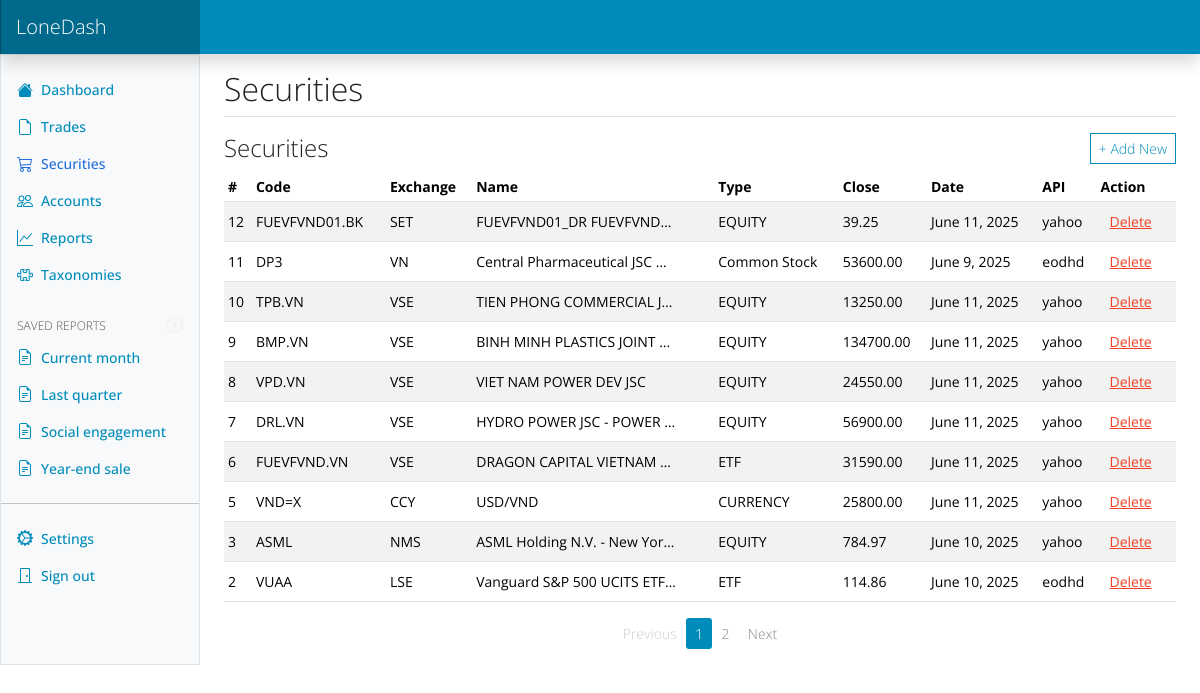
Screenshot of /securities/ (signed in) with the database file from the repository.
### dash/models.py (models this page shows, shortened)
class Security(models.Model):
    user = models.ForeignKey(User, on_delete=models.CASCADE, related_name='security')
    code = models.CharField(max_length=20)
    exchange = models.CharField(max_length=20)
    name = models.CharField(max_length=255)
    type = models.CharField(max_length=255, blank=True)
    isin = models.CharField(max_length=20, blank=True)
    close = models.DecimalField(max_digits=16, decimal_places=2, default=0)
    date = models.DateField(default=date.today)
    api_source = models.CharField(max_length=50, blank=True, null=True)
    industry = models.CharField(max_length=100, blank=True)
    sector = models.CharField(max_length=100, blank=True)
    website = models.URLField(blank=True)
    description = models.TextField(blank=True)
    class Meta:
        constraints = [
            models.UniqueConstraint(fields=['user', 'code'], name='unique_user_code')
        ]
        indexes = [
            models.Index(fields=['user', 'code']),
        ]

### dash/views.py (the view)
# urls.py: path('securities/', securities_view, name='securities'),
def securities_view(request):
    latest_prices = SecurityPrice.objects.filter(
        security=OuterRef('pk')
    ).order_by('-date')
    securities_list = Security.objects.filter(user=request.user).annotate(
        last_close=Subquery(latest_prices.values('close')[:1]),
        last_close_date=Subquery(latest_prices.values('date')[:1])
    ).order_by('-id')
    securities_paginator = Paginator(securities_list, 10)
    securities_page = securities_paginator.get_page(request.GET.get('page'))
    svg_content = get_icons_svg()
    return render(request, "securities.html", {
        'icons_svg': svg_content,
        'securities': securities_page,
        'active_page': "securities"
    })

### dash/views.py (called while the page is built)
def get_icons_svg():
    current_dir = os.path.dirname(__file__)
    svg_path = os.path.join(current_dir, 'static', 'icons', 'icons.svg')
    with open(svg_path, 'r', encoding='utf-8') as f:
        return f.read()

### dash/templates/securities.html (shortened to what this page needs)
{% extends "base.html" %}
{% block content %}
<main class="col-md-9 ms-sm-auto col-lg-10 px-md-4">
    <div
        class="d-flex justify-content-between flex-wrap flex-md-nowrap align-items-center pt-3 pb-2 mb-3 border-bottom">
        <h2 class="mb-0">Securities</h2>
    </div>
    <div class="d-flex justify-content-between align-items-center mb-2">
        <h4 class="mb-0">Securities</h4>
        <button type="button" class="btn btn-sm btn-outline-primary" id="btn-add-security">+ Add New</button>
    </div>
    <div class="table-responsive small">
        <table class="table table-striped table-sm table-hover">
            <thead>
                <tr>
                    <th scope="col">#</th>
                    <th scope="col">Code</th>
                    <th scope="col">Exchange</th>
                    <th scope="col">Name</th>
                    <th scope="col">Type</th>
                    <th scope="col">Close</th>
                    <th scope="col">Date</th>
                    <th scope="col">API</th>
                    <th scope="col">Action</th>
                </tr>
            </thead>
            <tbody>
                {% for security in securities %}
                <tr>
                    <td>{{ security.id }}</td>
                    <td>{{ security.code }}</td>
                    <td>{{ security.exchange }}</td>
                    <td><div title="{{ security.name }}" class="truncate-col">{{ security.name }}</div></td>
                    <td>{{ security.type}}</td>
                    <td>{{ security.last_close|floatformat:2 }}</td>
                    <td>{{ security.last_close_date  }}</td>
                    <td>{{ security.api_source}}</td>
                    <td>
                        <button class="btn btn-sm btn-link text-danger btn-delete-security"
                            data-id="{{ security.id }}">Delete</button>
                    </td>
                </tr>
                {% empty %}
                <tr>
                    <td colspan="9" class="text-center">No security found.</td>
                </tr>
                {% endfor %}
            </tbody>
        </table>
    </div>
    <nav>
        <ul class="pagination pagination-sm justify-content-center">
            {% if securities.has_previous %}
            <li class="page-item">
                <a class="page-link" href="?page={{ securities.previous_page_number }}">Previous</a>
            </li>
            {% else %}
            <li class="page-item disabled"><span class="page-link">Previous</span></li>
            {% endif %}
            {% for num in securities.paginator.page_range %}
            <li class="page-item {% if securities.number == num %}active{% endif %}">
                <a class="page-link" href="?page={{ num }}">{{ num }}</a>
            </li>
            {% endfor %}
            {% if securities.has_next %}
            <li class="page-item">
                <a class="page-link" href="?page={{ securities.next_page_number }}">Next</a>
            </li>
            {% else %}
            <li class="page-item disabled"><span class="page-link">Next</span></li>
            {% endif %}
        </ul>
    </nav>
</main>
{% endblock %}
{% block page_scripts %}
{% load static %}
{% endblock %}

### dash/static/css/style.css (style rules this page uses)
.table td { vertical-align: middle; }
.truncate-col { max-width: 200px; white-space: nowrap; overflow: hidden; text-overflow: ellipsis; }

### rows the page displays
Security: id "12", code "FUEVFVND01.BK", exchange "SET", name "FUEVFVND01_DR FUEVFVND…", type "EQUITY", last_close "39.25", last_close_date "June 11, 2025", api_source "yahoo"
Security: id "11", code "DP3", exchange "VN", name "Central Pharmaceutical JSC…", type "Common Stock", last_close "53600.00", last_close_date "June 9, 2025", api_source "eodhd"
Security: id "10", code "TPB.VN", exchange "VSE", name "TIEN PHONG COMMERCIAL J…", type "EQUITY", last_close "13250.00", last_close_date "June 11, 2025", api_source "yahoo"
Security: id "9", code "BMP.VN", exchange "VSE", name "BINH MINH PLASTICS JOINT…", type "EQUITY", last_close "134700.00", last_close_date "June 11, 2025", api_source "yahoo"
Security: id "8", code "VPD.VN", exchange "VSE", name "VIET NAM POWER DEV JSC", type "EQUITY", last_close "24550.00", last_close_date "June 11, 2025", api_source "yahoo"
Security: id "7", code "DRL.VN", exchange "VSE", name "HYDRO POWER JSC - POWER…", type "EQUITY", last_close "56900.00", last_close_date "June 11, 2025", api_source "yahoo"
Security: id "6", code "FUEVFVND.VN", exchange "VSE", name "DRAGON CAPITAL VIETNAM…", type "ETF", last_close "31590.00", last_close_date "June 11, 2025", api_source "yahoo"
Security: id "5", code "VND=X", exchange "CCY", name "USD/VND", type "CURRENCY", last_close "25800.00", last_close_date "June 11, 2025", api_source "yahoo"
Security: id "3", code "ASML", exchange "NMS", name "ASML Holding N.V. - New Yor…", type "EQUITY", last_close "784.97", last_close_date "June 10, 2025", api_source "yahoo"
Security: id "2", code "VUAA", exchange "LSE", name "Vanguard S&P 500 UCITS ETF…", type "ETF", last_close "114.86", last_close_date "June 10, 2025", api_source "eodhd"

### other values shown
{{ num }} "1" "2"
